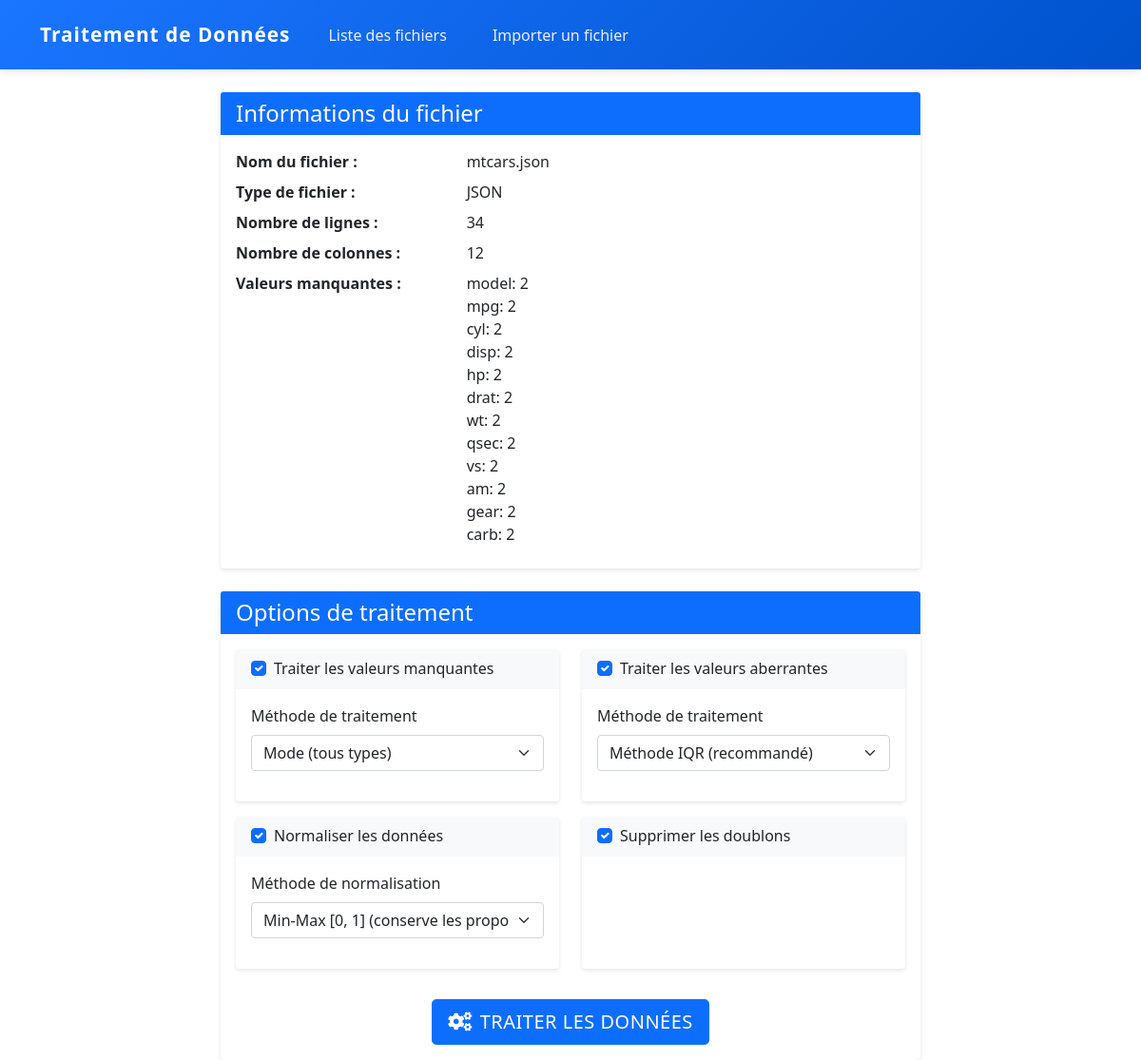
Page /process/26/ on the committed database.
### data_processor/models.py (models this page shows, shortened)
class DataFile(models.Model):
    file = models.FileField(upload_to='uploads/%Y/%m/%d/', verbose_name='Fichier')
    original_filename = models.CharField(max_length=255, verbose_name='Nom du fichier original')
    upload_date = models.DateTimeField(default=timezone.now, verbose_name='Date d\'importation')
    original_file_type = models.CharField(max_length=10, verbose_name='Type de fichier original', default='unknown')
    file_type = models.CharField(max_length=10, verbose_name='Type de fichier')
    processed = models.BooleanField(default=False, verbose_name='Traité')
    row_count = models.IntegerField(default=0, verbose_name='Nombre de lignes')
    column_count = models.IntegerField(default=0, verbose_name='Nombre de colonnes')
    missing_values = models.JSONField(default=dict, verbose_name='Valeurs manquantes')
    outliers = models.JSONField(default=dict, verbose_name='Valeurs aberrantes')
    processing_summary = models.JSONField(default=dict, verbose_name='Résumé du traitement')
    class Meta:
        verbose_name = 'Fichier de données'
        verbose_name_plural = 'Fichiers de données'
        ordering = ['-upload_date']

### data_processor/views.py (the view)
# urls.py: path('process/<int:pk>/', views.process_file, name='process_file'),
def process_file(request, pk):
    data_file = DataFile.objects.get(pk=pk)
    if request.method == 'POST':
        form = DataProcessingForm(request.POST)
        if form.is_valid():
            try:
                if data_file.file_type == 'csv':
                    df = pd.read_csv(data_file.file.path)
                else:
                    df = pd.read_json(data_file.file.path)
                target_column = form.cleaned_data.get('target_column')
                if target_column and target_column in df.columns:
                    target_data = df[target_column]
                    df_features = df.drop(columns=[target_column])
                else:
                    target_data = None
                    df_features = df
                processing_summary = {}
                if form.cleaned_data['handle_missing']:
                    for column in df_features.columns:
                        is_binary = df_features[column].dropna().isin([0, 1]).all()
                        is_numeric = pd.api.types.is_numeric_dtype(df_features[column])
                        strategy = form.cleaned_data['missing_strategy']
                        if is_binary:
                            fill_value = df_features[column].mode()[0]
                            df_features[column] = df_features[column].fillna(fill_value).astype(int)
                        elif is_numeric:
                            if strategy == 'mean':
                                fill_value = df_features[column].mean()
                            elif strategy == 'median':
                                fill_value = df_features[column].median()
                            else:  # mode
                                fill_value = df_features[column].mode()[0]
                            if pd.api.types.is_integer_dtype(df_features[column]):
                                df_features[column] = df_features[column].fillna(round(fill_value)).astype(int)
                            else:
                                df_features[column] = df_features[column].fillna(fill_value)
                        else:
                            fill_value = df_features[column].mode()[0]
                            df_features[column] = df_features[column].fillna(fill_value)
                    processing_summary['missing_values'] = 'Traitées selon le type de variable'
                if form.cleaned_data['handle_outliers']:
                    numeric_cols = df_features.select_dtypes(include=[np.number]).columns
                    for column in numeric_cols:
                        Q1 = df_features[column].quantile(0.25)
                        Q3 = df_features[column].quantile(0.75)
                        IQR = Q3 - Q1
                        lower_bound = Q1 - 1.5*IQR
                        upper_bound = Q3 + 1.5*IQR
                        mask = (df_features[column] >= lower_bound) & (df_features[column] <= upper_bound)
                        df_features[column] = np.where(mask, df_features[column],
                                                     df_features[column].clip(lower_bound, upper_bound))
                        if pd.api.types.is_integer_dtype(df_features[column]):
                            df_features[column] = df_features[column].round().astype(int)
                    processing_summary['outliers'] = 'Traitées avec la méthode IQR'
                if form.cleaned_data['normalize_data']:
                    numeric_cols = df_features.select_dtypes(include=[np.number]).columns
                    for column in numeric_cols:
                        min_val = df_features[column].min()
                        max_val = df_features[column].max()
                        if max_val != min_val:  # éviter la division par zéro
                            df_features[column] = (df_features[column] - min_val) / (max_val - min_val)
                            if pd.api.types.is_integer_dtype(df_features[column]):
                                df_features[column] = (df_features[column] * 100).round().astype(int)
                    processing_summary['normalization'] = 'Normalisation Min-Max (0-1)'
                if form.cleaned_data['remove_duplicates']:
                    initial_rows = len(df_features)
                    df_features = df_features.drop_duplicates()
                    processing_summary['duplicates'] = f'{initial_rows - len(df_features)} doublons supprimés'
                if target_data is not None:
                    df_processed = pd.concat([df_features, target_data], axis=1)
                else:
                    df_processed = df_features
                processed_path = f'{data_file.file.path}_processed'
                if data_file.file_type == 'csv':
                    df_processed.to_csv(processed_path, index=False)
                else:
                    df_processed.to_json(processed_path)
                data_file.processed = True
                data_file.processing_summary = processing_summary
                data_file.save()
                messages.success(request, 'Données traitées avec succès!')
                return redirect('file_list')
            except Exception as e:
                messages.error(request, f'Erreur lors du traitement: {str(e)}')
                return redirect('process_file', pk=pk)
    else:
        form = DataProcessingForm()
    return render(request, 'data_processor/process.html', {
        'form': form,
        'data_file': data_file
    })

### templates/data_processor/process.html (shortened to what this page needs)
{% extends 'base.html' %}
{% block content %}
<div class="row justify-content-center">
    <div class="col-md-8">
        <div class="card mb-4">
            <div class="card-header bg-primary text-white">
                <h4 class="mb-0">Informations du fichier</h4>
            </div>
            <div class="card-body">
                <dl class="row mb-0">
                    <dt class="col-sm-4">Nom du fichier :</dt>
                    <dd class="col-sm-8">{{ data_file.original_filename }}</dd>
                    <dt class="col-sm-4">Type de fichier :</dt>
                    <dd class="col-sm-8">{{ data_file.file_type|upper }}</dd>
                    <dt class="col-sm-4">Nombre de lignes :</dt>
                    <dd class="col-sm-8">{{ data_file.row_count }}</dd>
                    <dt class="col-sm-4">Nombre de colonnes :</dt>
                    <dd class="col-sm-8">{{ data_file.column_count }}</dd>
                    <dt class="col-sm-4">Valeurs manquantes :</dt>
                    <dd class="col-sm-8">
                        {% if data_file.missing_values %}
                            <ul class="list-unstyled mb-0">
                            {% for column, count in data_file.missing_values.items %}
                                {% if count > 0 %}
                                    <li>{{ column }}: {{ count }}</li>
                                {% endif %}
                            {% endfor %}
                            </ul>
                        {% else %}
                            Aucune valeur manquante
                        {% endif %}
                    </dd>
                </dl>
            </div>
        </div>
        <div class="card">
            <div class="card-header bg-primary text-white">
                <h4 class="mb-0">Options de traitement</h4>
            </div>
            <div class="card-body">
                <form method="post">
                    <div class="row">
                        <div class="col-md-6 mb-3">
                            <div class="card h-100">
                                <div class="card-header bg-light">
                                    <div class="form-check">
                                        {{ form.handle_missing }}
                                        <label class="form-check-label" for="{{ form.handle_missing.id_for_label }}">
                                            {{ form.handle_missing.label }}
                                        </label>
                                    </div>
                                </div>
                                <div class="card-body">
                                    <div class="mb-3">
                                        <label for="{{ form.missing_strategy.id_for_label }}" class="form-label">{{ form.missing_strategy.label }}</label>
                                        {{ form.missing_strategy }}
                                    </div>
                                </div>
                            </div>
                        </div>
                        <div class="col-md-6 mb-3">
                            <div class="card h-100">
                                <div class="card-header bg-light">
                                    <div class="form-check">
                                        {{ form.handle_outliers }}
                                        <label class="form-check-label" for="{{ form.handle_outliers.id_for_label }}">
                                            {{ form.handle_outliers.label }}
                                        </label>
                                    </div>
                                </div>
                                <div class="card-body">
                                    <div class="mb-3">
                                        <label for="{{ form.outliers_method.id_for_label }}" class="form-label">{{ form.outliers_method.label }}</label>
                                        {{ form.outliers_method }}
                                    </div>
                                </div>
                            </div>
                        </div>
                        <div class="col-md-6 mb-3">
                            <div class="card h-100">
                                <div class="card-header bg-light">
                                    <div class="form-check">
                                        {{ form.normalize_data }}
                                        <label class="form-check-label" for="{{ form.normalize_data.id_for_label }}">
                                            {{ form.normalize_data.label }}
                                        </label>
                                    </div>
                                </div>
                                <div class="card-body">
                                    <div class="mb-3">
                                        <label for="{{ form.normalization_method.id_for_label }}" class="form-label">{{ form.normalization_method.label }}</label>
                                        {{ form.normalization_method }}
                                    </div>
                                </div>
                            </div>
                        </div>
                        <div class="col-md-6 mb-3">
                            <div class="card h-100">
                                <div class="card-header bg-light">
                                    <div class="form-check">
                                        {{ form.remove_duplicates }}
                                        <label class="form-check-label" for="{{ form.remove_duplicates.id_for_label }}">
                                            {{ form.remove_duplicates.label }}
                                        </label>
                                    </div>
                                </div>
                            </div>
                        </div>
                    </div>
                    <div class="text-center mt-3">
                        <button type="submit" class="btn btn-primary btn-lg">
                            <i class="fas fa-cogs me-2"></i>Traiter les données
                        </button>
                    </div>
                </form>
            </div>
        </div>
    </div>
</div>
{% endblock %}

### static/css/style.css (style rules this page uses)
:root { --primary-color: #0d6efd; --primary-hover: #0b5ed7; --success-color: #198754; --warning-color: #ffc107; --info-color: #0dcaf0; --danger-color: #dc3545; --navbar-gradient-start: #1a75ff; --navbar-gradient-end: #0052cc; }
.card { transition: transform 0.2s, box-shadow 0.2s; border: none; box-shadow: 0 2px 4px rgba(0,0,0,0.1); }
.card-header { border-bottom: none; }
.btn { transition: all 0.2s; font-weight: 500; text-transform: uppercase; letter-spacing: 0.5px; padding: 0.5rem 1rem; }

### rows in the picture
DataFile: original_filename "mtcars.json", file_type "JSON", row_count "34", column_count "12"

### other values in the picture
{{ column }} "model" "mpg" "cyl" "disp" "hp" "drat" "wt" "qsec" "vs" "am" "gear" "carb"
{{ count }} "2" "2" "2" "2" "2" "2" "2" "2" "2" "2" "2" "2"
